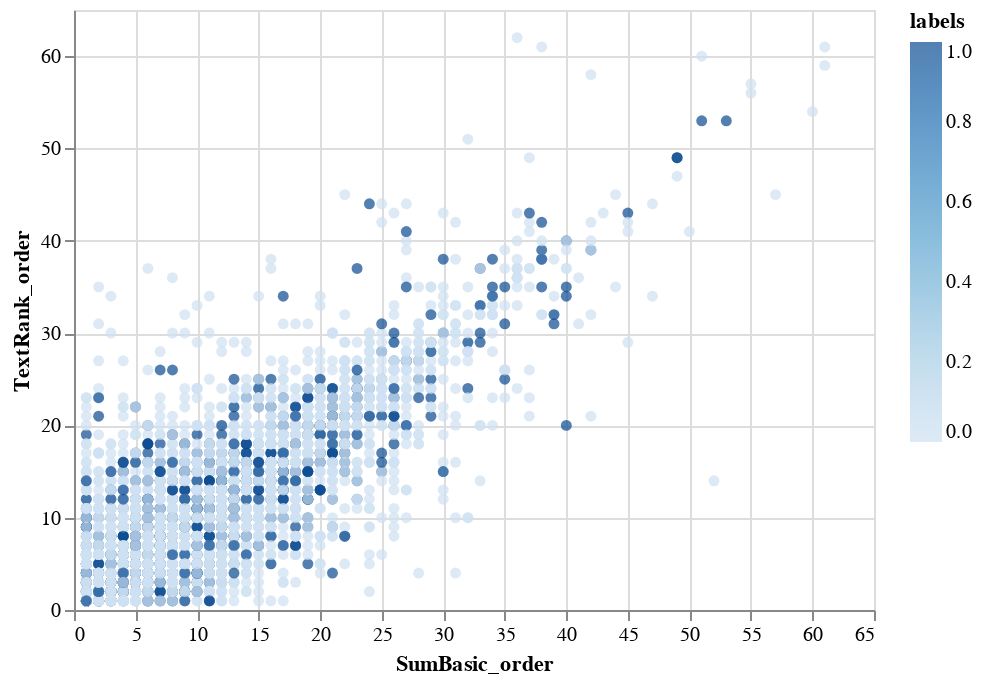

Notebook code cell kept with this figure:
### Code cell
import altair as alt
sample = flattrain_df.sample(5000)
# sample = flat_df.sample(n=5000, random_state=2020)
alt.Chart(sample).mark_circle().encode(
    x='SumBasic_order',
    y='TextRank_order',
    color='labels'
)

### Figure 1 — Vega-Lite specification as saved in the notebook (floating-point values rounded to 4 significant figures; data arrays with more than 128 entries replaced by an {"elided": "..."} marker saying what was removed)
{"config": {"view": {"continuousWidth": 400, "continuousHeight": 300}}, "data": {"name": "data-a1664310ac9f0831dc911fd39de4359f"}, "mark": "circle", "encoding": {"color": {"type": "quantitative", "field": "labels"}, "x": {"type": "quantitative", "field": "SumBasic_order"}, "y": {"type": "quantitative", "field": "TextRank_order"}}, "$schema": "https://vega.github.io/schema/vega-lite/v4.8.1.json", "datasets": {"data-a1664310ac9f0831dc911fd39de4359f": {"elided": "5000 records"}}}
